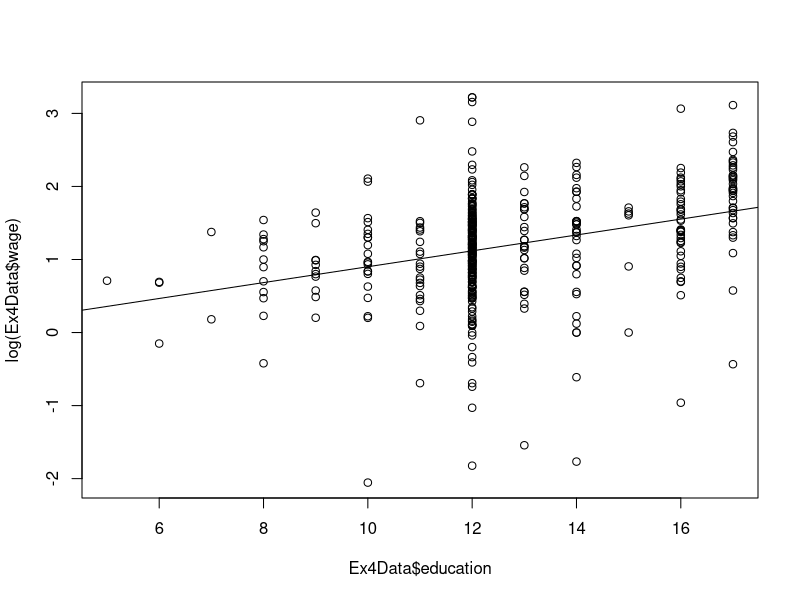

Source code (R):
## 1
library(AER)
data(PSID1976)

## 2
summary(PSID1976)

## 3

#As part of the exercise, the following line is not supposed to run
#Ex3MDL <- lm(log(wage) ~ education,data=PSID1976)
## ovservation: some values in wage = 0. since log(0) is undefined we may not use log(wage)

## 4
Ex4Data <- PSID1976[PSID1976$wage != 0,]


Ex4MDL <- lm(log(wage) ~ education,data=Ex4Data)

## 5
plot(x=Ex4Data$education,y=log(Ex4Data$wage))
abline(Ex4MDL)

## 6
Ex6MDL <- lm(education ~ feducation,data = Ex4Data)
# Observation 1: there is significant evidence to reject the null hypothesis that education and feducation are not correlated
# observation 2: education and feducation are positively correlated

## 7
Ex7MDL <- lm(log(wage) ~ fitted.values(Ex6MDL),data = Ex4Data)


## 8
Ex8MDL <- ivreg(log(wage) ~ education | feducation, data = Ex4Data)
# Observation: the beta values in Ex8MDL and Ex4MDL are markedly different

## 9
confint(Ex4MDL,"education", level = .90)
confint(Ex8MDL,"education", level = .90)

## 10
Ex10_IV_finder <-Ex6MDL <- lm(education ~ meducation,data = Ex4Data)
Ex10MDL <-Ex8MDL <- ivreg(log(wage) ~ education | meducation, data = Ex4Data)
